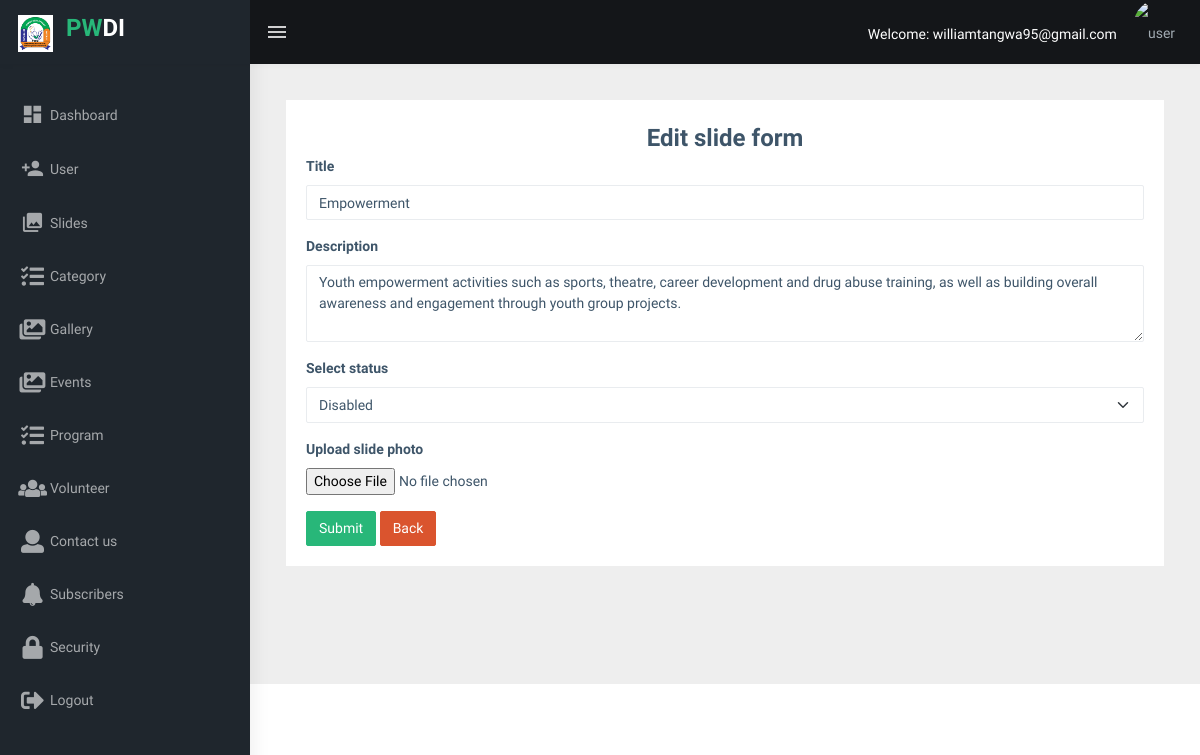
Page /admin/slides-list.php?id=22 (signed in) on the earlier database version.
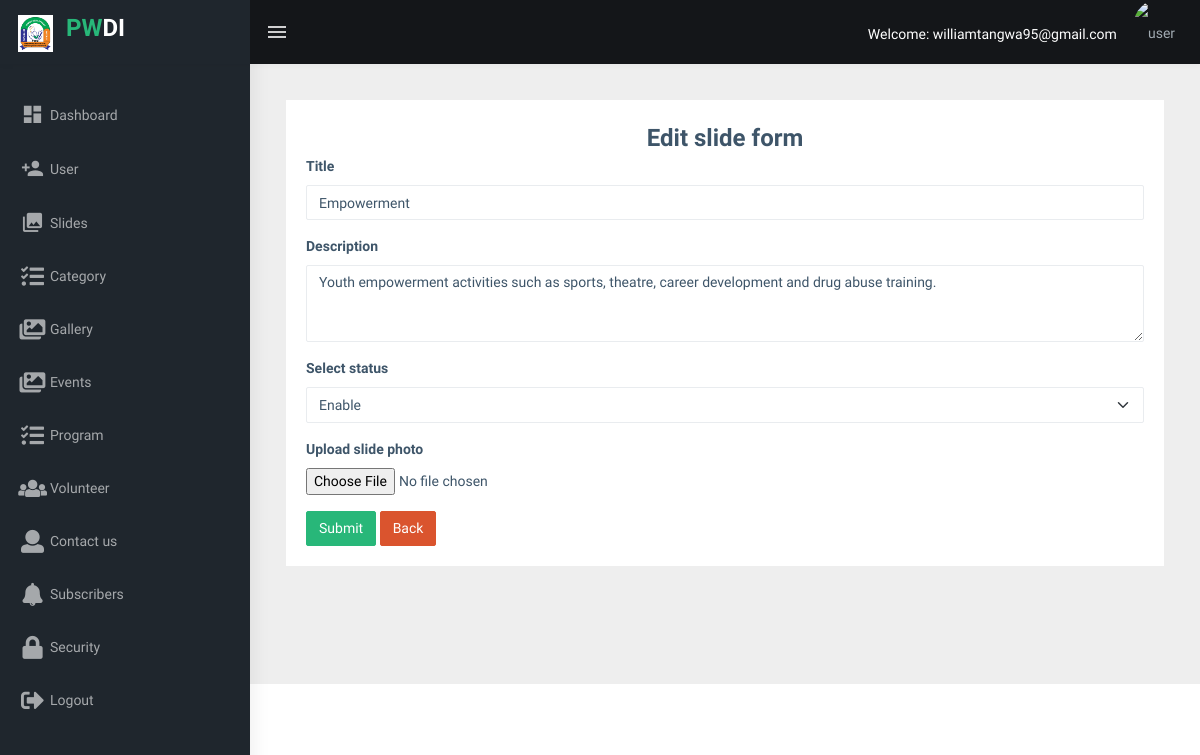
Same page on the later database version.
### tables this page shows
CREATE TABLE `slide` (
  `slide_id` int(11) NOT NULL,
  `slide_title` varchar(500) NOT NULL,
  `slide_description` varchar(500) NOT NULL,
  `slide_status` enum('enable','disable') NOT NULL,
  `slide_photo` varchar(500) NOT NULL
);

### admin/slides-list.php (the view, shortened to what this page needs)
<!DOCTYPE html>
<html dir="ltr" lang="en">
      <?php
   include 'header.php';
   include_once 'include/pwdi_db.php';
  ?>
  <body>
    <?php
   include 'button.php';
  ?>
      <div class="page-wrapper">
        <div class="container-fluid">
          <?php if(!empty($_GET['id'])){
                          $sqlis="SELECT * FROM `slide` WHERE slide_id='$_GET[id]'";
                           $results=mysqli_query($conn,$sqlis);
                           $slide=mysqli_fetch_assoc($results);
            ?>
      <div class="modal-body">
            <div class="card">
                <div class="card-body">
                  <h3 class="modal-title text-center">Edit slide form</h3>
                <form method="POST" action="" enctype="multipart/form-data">
                      <div class="form-group">
                        <label>Title</label>
                        <input type="text" class="form-control" placeholder="Enter title" name="titles"value="<?php echo $slide['slide_title']; ?>" required />
                      </div>
                      <div class="form-group">
                    <label>Description</label>
                        <textarea class="form-control" name="description" placeholder="Enter description..." rows="3" required><?php echo $slide['slide_description']; ?></textarea>
                      </div>
                        <div class="form-group">
                        <label>Select status</label
                        >
                           <select
                            class="select2 form-select shadow-none"
                            style="width: 100%; height: 36px" name="status">
                            <?php if($slide['slide_status'] == 'enable'){
                              ?>
                              <option value="enable" selected>Enable</option>
                              <?php
                            }else{
                              ?>
                              <option value="disable" selected>Disabled</option>
                              <?php
                            } ?>
                          </select>
                      </div>
                        <div class="form-group">
                        <label>Upload slide photo</label><br>
                        <input type="file" class="custom-file-input" name="file" accept=".jpeg,.jpg"/>
                      </div>
                      <div class="card-action">
                  <button class="btn btn-md btn-success text-white"  type="submit" name="edit">Submit</button>&nbsp;<a href="slides-list.php" class="btn btn-md btn-danger text-white">Back</a>
                </div>
                </form>
                </div>
              </div>
            <?php
             }
          ?>
        </div>
      </div>
    </div>
  </body>
</html>

Differences in the rows shown:
changed slide: description "…development and drug abuse training, as well as building overall awareness and engagement through youth group projects." → "Youth empowerment activities such as sports, theatre, career development and drug abuse training."; status "Disabled" → "Enable"
